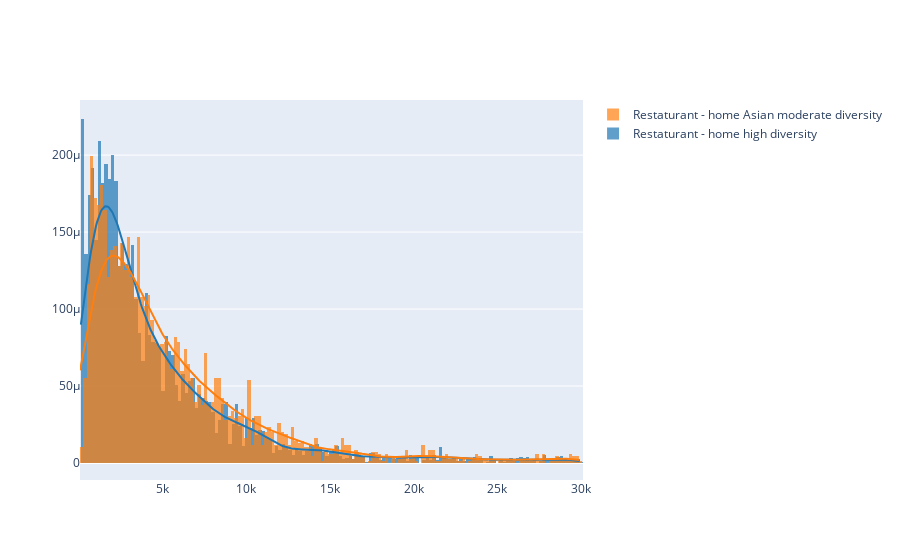

Here is the notebook cell this chart was saved with:
### Code cell
%%time
hist_data3 = [df_eating.dist.tolist(), df_eating3.dist.tolist()]
group_labels3 = ['Restaturant - home high diversity', 'Restaturant - home Asian moderate diversity']
fig3 = ff.create_distplot(hist_data3, group_labels3,bin_size=200,show_rug=False)
fig3.show()

### Figure 1 — Plotly figure (JSON) as saved in the notebook; plotly's stock layout.template omitted (floating-point values rounded to 4 significant figures; data arrays with more than 128 entries replaced by an {"elided": "..."} marker saying what was removed)
{"data": [{"histnorm": "probability density", "legendgroup": "Restaturant - home high diversity", "marker": {"color": "rgb(31, 119, 180)"}, "name": "Restaturant - home high diversity", "opacity": 0.7, "type": "histogram", "x": {"elided": "7228 float values"}, "xaxis": "x", "xbins": {"end": 29960.0, "size": 200, "start": 109.5}, "yaxis": "y"}, {"histnorm": "probability density", "legendgroup": "Restaturant - home Asian moderate diversity", "marker": {"color": "rgb(255, 127, 14)"}, "name": "Restaturant - home Asian moderate diversity", "opacity": 0.7, "type": "histogram", "x": {"elided": "3433 float values"}, "xaxis": "x", "xbins": {"end": 29950.0, "size": 200, "start": 55.8}, "yaxis": "y"}, {"legendgroup": "Restaturant - home high diversity", "marker": {"color": "rgb(31, 119, 180)"}, "mode": "lines", "name": "Restaturant - home high diversity", "showlegend": false, "type": "scatter", "x": {"elided": "500 float values"}, "xaxis": "x", "y": {"elided": "500 float values"}, "yaxis": "y"}, {"legendgroup": "Restaturant - home Asian moderate diversity", "marker": {"color": "rgb(255, 127, 14)"}, "mode": "lines", "name": "Restaturant - home Asian moderate diversity", "showlegend": false, "type": "scatter", "x": {"elided": "500 float values"}, "xaxis": "x", "y": {"elided": "500 float values"}, "yaxis": "y"}], "layout": {"autosize": true, "barmode": "overlay", "hovermode": "closest", "legend": {"traceorder": "reversed"}, "xaxis": {"anchor": "y2", "autorange": true, "domain": [0, 1], "range": [55.8, 30110.0], "type": "linear", "zeroline": false}, "yaxis": {"anchor": "free", "autorange": true, "domain": [0, 1], "position": 0, "range": [-1.102e-05, 0.0002358], "type": "linear"}}}
